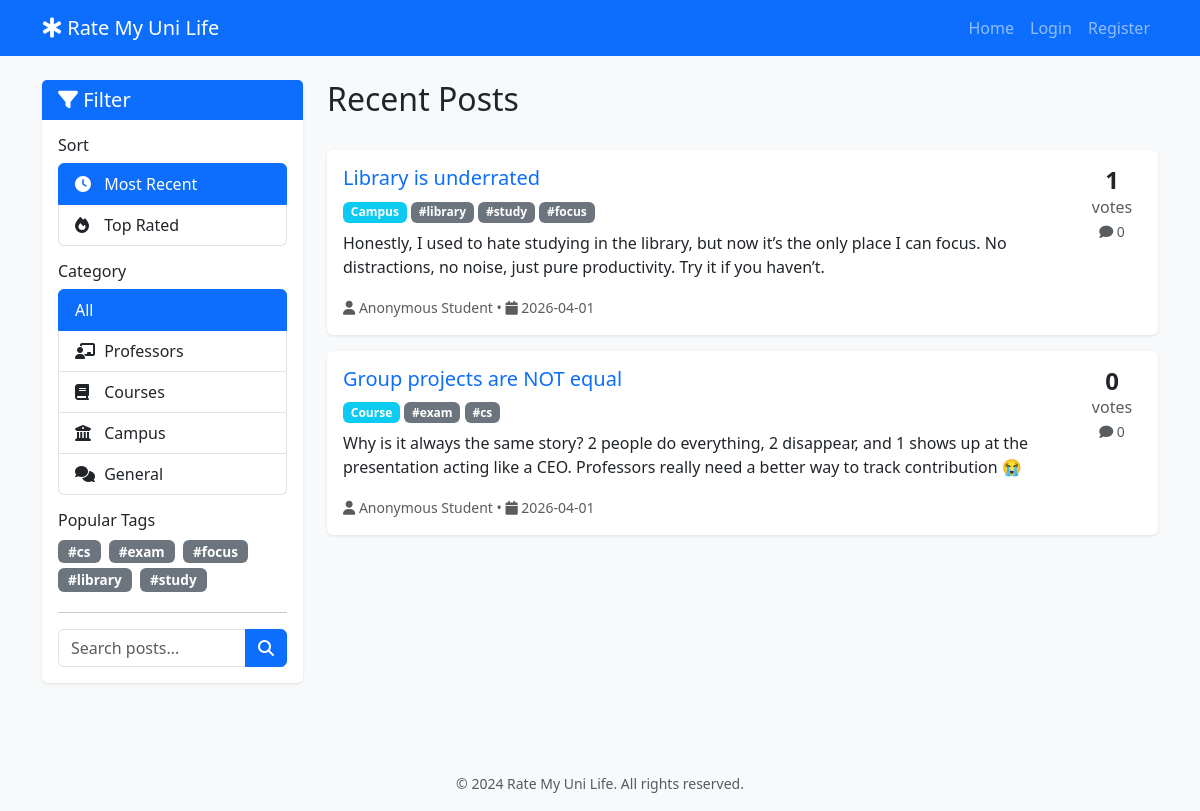
The page / on the database its author committed.
### models.py (models this page shows, shortened)
class Tag(db.Model):
    __tablename__ = 'tags'
    id = db.Column(db.Integer, primary_key=True, autoincrement=True)
    name = db.Column(db.String(50), nullable=False, unique=True)

class Post(db.Model):
    __tablename__ = 'posts'
    id = db.Column(db.Integer, primary_key=True, autoincrement=True)
    author_id = db.Column(db.Integer, db.ForeignKey('users.id', ondelete='CASCADE'), nullable=False)
    title = db.Column(db.String(200), nullable=False)
    content = db.Column(db.Text, nullable=False)
    category = db.Column(db.String(50), nullable=False)  # professor / course / campus / general
    is_anonymous = db.Column(db.Boolean, nullable=False, default=True)
    created_at = db.Column(db.DateTime, nullable=False, default=datetime.utcnow)
    updated_at = db.Column(db.DateTime, nullable=True, onupdate=datetime.utcnow)
    comments = db.relationship('Comment', backref='post', lazy=True, cascade='all, delete-orphan')
    votes = db.relationship('Vote', backref='post', lazy=True, cascade='all, delete-orphan')
    reports = db.relationship('Report', backref='post', lazy=True, cascade='all, delete-orphan')
    tags = db.relationship('Tag', secondary=post_tags, backref=db.backref('posts', lazy='dynamic'))
    @property
    def vote_count(self):
        upvotes = sum(1 for vote in self.votes if vote.vote_type == 1)
        downvotes = sum(1 for vote in self.votes if vote.vote_type == -1)
        return upvotes - downvotes
    @property
    def display_author(self):
        if self.is_anonymous:
            return "Anonymous Student"
        return self.author.username
    def author_label_for(self, viewer=None):
        if viewer and getattr(viewer, 'is_authenticated', False):
            if viewer.is_admin or viewer.id == self.author_id:
                return self.author.username
        return self.display_author

class Vote(db.Model):
    __tablename__ = 'votes'
    id = db.Column(db.Integer, primary_key=True, autoincrement=True)
    user_id = db.Column(db.Integer, db.ForeignKey('users.id', ondelete='CASCADE'), nullable=False)
    post_id = db.Column(db.Integer, db.ForeignKey('posts.id', ondelete='CASCADE'), nullable=False)
    vote_type = db.Column(db.Integer, nullable=False)  # 1 = upvote, -1 = downvote
    __table_args__ = (
        db.UniqueConstraint('user_id', 'post_id', name='unique_user_post_vote'),
        db.CheckConstraint('vote_type IN (1, -1)', name='check_vote_type')
    )

### app.py (the view, shortened to what this page needs)
    @app.route('/')
    def index():
        category = request.args.get('category', '').strip().lower()
        tag_name = request.args.get('tag', '').strip().lower()
        search = request.args.get('search', '').strip()
        sort = request.args.get('sort', 'recent').strip().lower()
        query = Post.query
        valid_categories = {'professor', 'course', 'campus', 'general'}
        if category in valid_categories:
            query = query.filter_by(category=category)
        if tag_name:
            query = query.join(Post.tags).filter(Tag.name == tag_name)
        posts = query.distinct().all()
        if sort == 'top':
            posts = sorted(posts, key=lambda post: (post.vote_count, post.created_at), reverse=True)
        else:
            posts = sorted(posts, key=lambda post: post.created_at, reverse=True)
        all_tags = Tag.query.order_by(Tag.name.asc()).all()
        return render_template(
            'index.html',
            posts=posts,
            tags=all_tags,
            current_category=category or None,
            current_tag=tag_name or None,
            search=search or None,
            current_sort=sort
        )

### templates/index.html (shortened to what this page needs)
{% extends "base.html" %}
{% block content %}
<div class="row">
    <div class="col-md-3">
        <div class="card mb-4">
            <div class="card-header bg-primary text-white">
                <h5 class="mb-0"><i class="fas fa-filter"></i> Filter</h5>
            </div>
            <div class="card-body">
                <h6>Sort</h6>
                <div class="list-group mb-3">
                    <a href="{{ url_for('index', category=current_category, tag=current_tag, search=search, sort='recent') }}"
                       class="list-group-item list-group-item-action {% if current_sort != 'top' %}active{% endif %}">
                        <i class="fas fa-clock"></i> Most Recent
                    </a>
                    <a href="{{ url_for('index', category=current_category, tag=current_tag, search=search, sort='top') }}"
                       class="list-group-item list-group-item-action {% if current_sort == 'top' %}active{% endif %}">
                        <i class="fas fa-fire"></i> Top Rated
                    </a>
                </div>
                <h6>Category</h6>
                <div class="list-group mb-3">
                    <a href="{{ url_for('index') }}" class="list-group-item list-group-item-action {% if not current_category %}active{% endif %}">
                        All
                    </a>
                    <a href="{{ url_for('index', category='professor') }}" class="list-group-item list-group-item-action {% if current_category == 'professor' %}active{% endif %}">
                        <i class="fas fa-chalkboard-user"></i> Professors
                    </a>
                    <a href="{{ url_for('index', category='course') }}" class="list-group-item list-group-item-action {% if current_category == 'course' %}active{% endif %}">
                        <i class="fas fa-book"></i> Courses
                    </a>
                    <a href="{{ url_for('index', category='campus') }}" class="list-group-item list-group-item-action {% if current_category == 'campus' %}active{% endif %}">
                        <i class="fas fa-university"></i> Campus
                    </a>
                    <a href="{{ url_for('index', category='general') }}" class="list-group-item list-group-item-action {% if current_category == 'general' %}active{% endif %}">
                        <i class="fas fa-comments"></i> General
                    </a>
                </div>
                <h6>Popular Tags</h6>
                <div class="tags-cloud">
                    {% for tag in tags %}
                        <a href="{{ url_for('index', tag=tag.name) }}" class="badge bg-secondary text-decoration-none me-1 mb-1">
                            #{{ tag.name }}
                        </a>
                    {% else %}
                        <small class="text-muted">No tags yet</small>
                    {% endfor %}
                </div>
                <hr>
                <form action="{{ url_for('index') }}" method="get" class="mt-3">
                    <div class="input-group">
                        <input type="text" name="search" class="form-control" placeholder="Search posts..." value="{{ search or '' }}">
                        <button class="btn btn-primary" type="submit">
                            <i class="fas fa-search"></i>
                        </button>
                    </div>
                </form>
            </div>
        </div>
    </div>
    <div class="col-md-9">
        <div class="d-flex justify-content-between align-items-center mb-4">
            <h2>Recent Posts</h2>
        </div>
        {% if posts %}
            {% for post in posts %}
                <div class="card mb-3 post-card">
                    <div class="card-body">
                        <div class="d-flex justify-content-between align-items-start">
                            <div>
                                <h5 class="card-title">
                                    <a href="{{ url_for('view_post', post_id=post.id) }}" class="text-decoration-none">
                                        {{ post.title }}
                                    </a>
                                </h5>
                                <div class="mb-2">
                                    <span class="badge bg-info">{{ post.category|capitalize }}</span>
                                    {% for tag in post.tags %}
                                        <span class="badge bg-secondary">#{{ tag.name }}</span>
                                    {% endfor %}
                                </div>
                                <p class="card-text">{{ post.content[:200] }}{% if post.content|length > 200 %}...{% endif %}</p>
                                <small class="text-muted">
                                    <i class="fas fa-user"></i> {{ post.author_label_for(current_user) }} •
                                    <i class="fas fa-calendar"></i> {{ post.created_at.strftime('%Y-%m-%d') }}
                                </small>
                            </div>
                            <div class="text-center">
                                <div class="vote-display">
                                    <span class="vote-count">{{ post.vote_count }}</span>
                                    <span class="text-muted">votes</span>
                                </div>
                                <small class="text-muted">
                                    <i class="fas fa-comment"></i> {{ post.comments|length }}
                                </small>
                            </div>
                        </div>
                    </div>
                </div>
            {% endfor %}
        {% else %}
            <div class="alert alert-info">
                No posts yet. {% if current_user.is_authenticated %}Be the first to <a href="{{ url_for('create_post') }}">create a post</a>!{% endif %}
            </div>
        {% endif %}
    </div>
</div>
{% endblock %}

### templates/base.html (shortened to what this page needs)
<!DOCTYPE html>
<html lang="en">
<head>
    <link href="https://cdn.jsdelivr.net/npm/bootstrap@5.3.0/dist/css/bootstrap.min.css" rel="stylesheet">
    <link rel="stylesheet" href="https://cdnjs.cloudflare.com/ajax/libs/font-awesome/6.4.0/css/all.min.css">
    <link rel="stylesheet" href="{{ url_for('static', filename='css/style.css') }}">
</head>
<body>
    <nav class="navbar navbar-expand-lg navbar-dark bg-primary">
        <div class="container">
            <a class="navbar-brand" href="{{ url_for('index') }}">
                <i class="fas fa-star-of-life"></i> Rate My Uni Life
            </a>
            <div class="collapse navbar-collapse" id="navbarNav">
                <ul class="navbar-nav ms-auto">
                    <li class="nav-item">
                        <a class="nav-link" href="{{ url_for('index') }}">Home</a>
                    </li>
                    {% if current_user.is_authenticated %}
                        <li class="nav-item">
                            <a class="nav-link" href="{{ url_for('create_post') }}">
                                <i class="fas fa-pen"></i> New Post
                            </a>
                        </li>
                        <li class="nav-item">
                            <a class="nav-link" href="{{ url_for('profile') }}">
                                <i class="fas fa-user"></i> Profile
                            </a>
                        </li>
                        {% if current_user.is_admin %}
                            <li class="nav-item">
                                <a class="nav-link" href="{{ url_for('admin_dashboard') }}">
                                    <i class="fas fa-shield-alt"></i> Admin
                                </a>
                            </li>
                        {% endif %}
                        <li class="nav-item">
                            <a class="nav-link" href="{{ url_for('logout') }}">
                                <i class="fas fa-sign-out-alt"></i> Logout
                            </a>
                        </li>
                    {% else %}
                        <li class="nav-item">
                            <a class="nav-link" href="{{ url_for('login') }}">Login</a>
                        </li>
                        <li class="nav-item">
                            <a class="nav-link" href="{{ url_for('register') }}">Register</a>
                        </li>
                    {% endif %}
                </ul>
            </div>
        </div>
    </nav>
    <main class="container mt-4">
        {% block content %}{% endblock %}
    </main>
    <footer class="bg-light text-center text-muted py-3 mt-5">
        <div class="container">
            <small>&copy; 2024 Rate My Uni Life. All rights reserved.</small>
        </div>
    </footer>
</body>
</html>

### static/css/style.css (style rules this page uses)
body { background-color: #f8f9fa; font-family: 'Segoe UI', Tahoma, Geneva, Verdana, sans-serif; }
.post-card { transition: transform 0.2s, box-shadow 0.2s; }
.vote-display { min-width: 60px; }
.vote-count { font-size: 1.5rem; font-weight: bold; display: block; line-height: 1.2; }
.tags-cloud .badge { font-size: 0.85rem; padding: 5px 10px; transition: all 0.2s; }
.list-group-item.active { background-color: #0d6efd; border-color: #0d6efd; }
.list-group-item i { width: 25px; }
.card { border: none; box-shadow: 0 1px 3px rgba(0,0,0,0.1); }
.card-header { border-bottom: none; }
.card, .alert { animation: fadeIn 0.3s ease-out; }

### rows shown on the page
Tag: name "cs"
Tag: name "exam"
Tag: name "focus"
Tag: name "library"
Tag: name "study"
Post: title "Library is underrated", category "Campus", content "Honestly, I used to hate studying in the library, but now it’s the only place I can focus. No distractions, no noise, just pure productivity. Try it if you haven’t.", author_label_for "Anonymous Student", created_at "2026-04-01", vote_count "1", comments|length "0"
Post: title "Group projects are NOT equal", category "Course", content "Why is it always the same story? 2 people do everything, 2 disappear, and 1 shows up at the presentation acting like a CEO. Professors really need a better way to track contribution 😭", author_label_for "Anonymous Student", created_at "2026-04-01", vote_count "0", comments|length "0"
